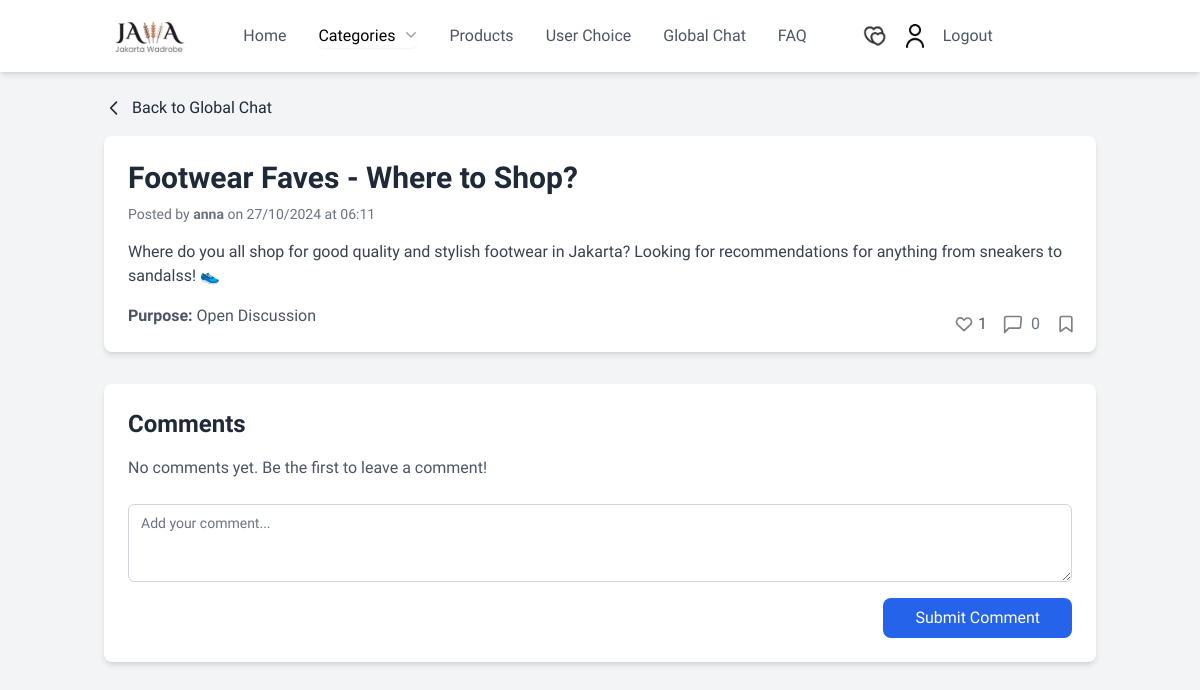
/globalChat/forum/13/ (signed in), run on an earlier commit of the app's database.
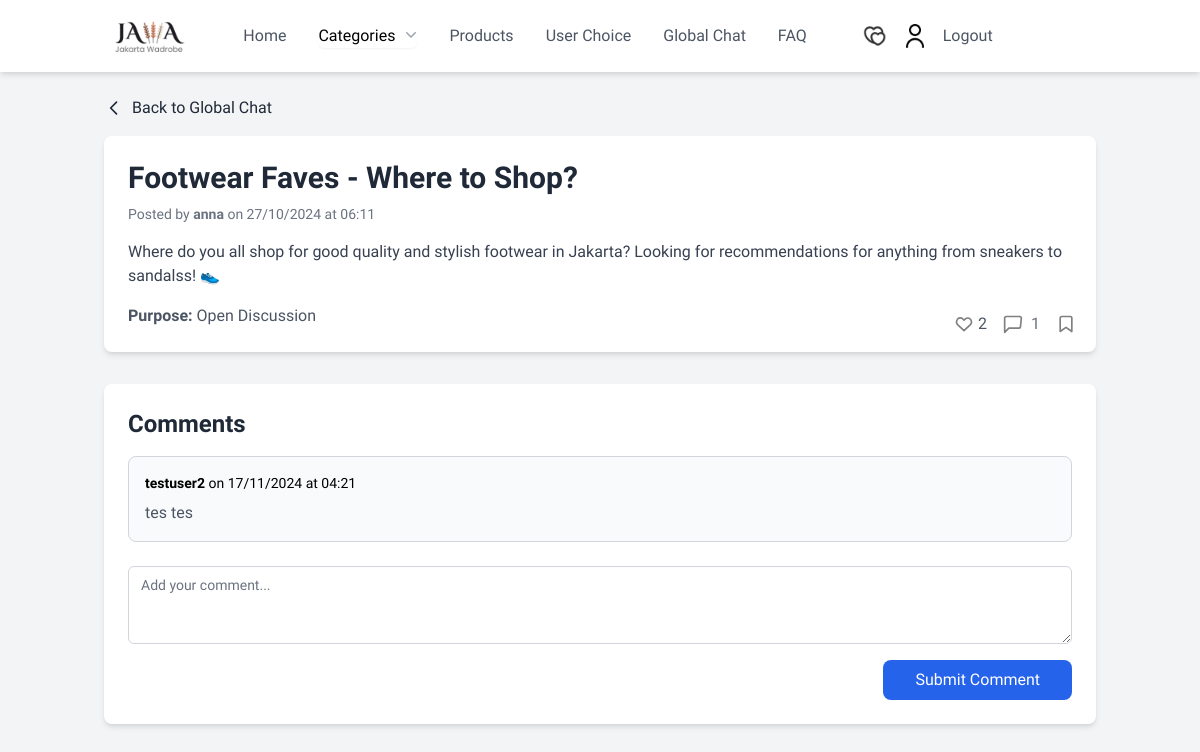
And on a later commit of the database.
### globalChat/models.py (models this page shows, shortened)
class Forum(models.Model):
    TITLE_MAX_LENGTH = 75
    PURPOSE_CHOICES = [
        ('Asking', 'Asking'),
        ('Sharing', 'Sharing'),
        ('Open Discussion', 'Open Discussion'),
        ('Other', 'Other'),
    ]
    title = models.CharField(max_length=TITLE_MAX_LENGTH)
    description = models.TextField()
    purpose = models.CharField(max_length=20, choices=PURPOSE_CHOICES)
    user = models.ForeignKey(User, on_delete=models.CASCADE)  # Connects to the Django User
    posted_time = models.DateTimeField(default=timezone.now)
    likes = models.ManyToManyField(User, related_name='forum_likes', blank=True)
    bookmarks = models.ManyToManyField(User, related_name="bookmarked_forums", blank=True)

class Comment(models.Model):
    forum = models.ForeignKey(Forum, related_name='comments', on_delete=models.CASCADE)
    user = models.ForeignKey(User, on_delete=models.CASCADE, related_name='globalchat_comments')
    text = models.TextField()
    posted_time = models.DateTimeField(default=timezone.now)

### globalChat/views.py (the view)
# urls.py: path('forum/<int:forum_id>/', views.detail_chat, name='detail_chat'),  # Routing untuk detail chat
@login_required(login_url="main:login")
def detail_chat(request, forum_id):
    forum = get_object_or_404(Forum, id=forum_id)
    comments = Comment.objects.filter(forum=forum).order_by('-posted_time')
    if request.method == 'POST':
        form = CommentForm(request.POST)
        if form.is_valid():
            comment = form.save(commit=False)
            comment.forum = forum
            comment.user = request.user  # Menyimpan user yang berkomentar
            comment.save()
            return redirect('globalChat:detail_chat', forum_id=forum.id)
    else:
        form = CommentForm()
    context = {
        'forum': forum,
        'comments': comments,
        'form': form,
    }
    return render(request, 'detail_chat.html', context)

### globalChat/forms.py
class CommentForm(forms.ModelForm):
    class Meta:
        model = Comment
        fields = ['text']
        widgets = {
            'text': forms.Textarea(attrs={
                'class': 'appearance-none rounded-none relative block w-full px-3 py-2 border border-gray-300 placeholder-gray-500 text-gray-900 rounded-md focus:outline-none focus:ring-blue-500 focus:border-blue-500 sm:text-sm',
                'placeholder': 'Add your comment...',
                'rows': 3,  # mengatur tinggi menjadi lebih kecil
                'cols': 50,  # opsional, untuk mengatur lebar
            }),
        }

### globalChat/templates/detail_chat.html (shortened to what the changed rows need)
<!DOCTYPE html>
<html lang="en">
<head>
    <link href="https://cdn.jsdelivr.net/npm/tailwindcss@2.2.19/dist/tailwind.min.css" rel="stylesheet">
</head>
<body class="bg-gray-100" style="font-family: 'Urbanist', sans-serif;">
    <div class="container mx-auto mt-24 px-4">
        <div class="relative bg-white shadow-md rounded-lg p-6">
            <div class="flex justify-between items-start">
                <div>
                    <h1 class="text-3xl font-bold text-gray-800">{{ forum.title }}</h1>
                    <p class="mt-2 text-sm text-gray-500">Posted by <strong>{{ forum.user }}</strong> on {{ forum.posted_time|date:"d/m/Y"}} at {{ forum.posted_time|time:"H:i" }}</p>
                    <p class="mt-4 text-gray-700">{{ forum.description }}</p>
                    <p class="mt-4 text-gray-600"><strong>Purpose:</strong> {{ forum.purpose }}</p>
                </div>
            </div>
            <div class="absolute bottom-4 right-4 flex space-x-4 text-gray-600">
            <a href="javascript:void(0);"
            onclick="toggleLike({{ forum.id }})"
            id="like-button"
            class="flex items-center {% if request.user in forum.likes.all %}text-red-600{% else %}text-gray-600{% endif %} hover:text-red-600">
             <svg xmlns="http://www.w3.org/2000/svg" class="h-5 w-5 mr-1"
                 fill="{% if request.user in forum.likes.all %}red{% else %}none{% endif %}"
                 viewBox="0 0 24 24"
                 stroke="{% if request.user in forum.likes.all %}red{% else %}gray{% endif %}">
                 <path stroke-linecap="round" stroke-linejoin="round" stroke-width="2"
                     d="M4.318 6.318a4.5 4.5 0 000 6.364L12 20l7.682-7.318a4.5 4.5 0 10-6.364-6.364L12 7.293l-1.318-1.318a4.5 4.5 0 00-6.364 0z" />
             </svg>
             <span id="like-count">{{ forum.likes.count }}</span>
         </a>
            <a href="#" class="flex items-center text-gray-500 hover:text-gray-500">
                <svg xmlns="http://www.w3.org/2000/svg" class="h-5 w-5 mr-1" viewBox="0 0 24 24" fill="none" stroke="#808080" stroke-width="2" stroke-linecap="round" stroke-linejoin="round">
                    <path d="M21 15a2 2 0 01-2 2H7l-5 5V5a2 2 0 012-2h16a2 2 0 012 2z"></path>
                </svg>
                <span class="ml-1">{{ comments.count }}</span>
            </a>
            </div>
        </div>
        <div class="mt-8 bg-white shadow-md rounded-lg p-6">
            <h2 class="text-2xl font-semibold text-gray-800">Comments</h2>
            <div class="mt-4 space-y-4">
                {% if comments %}
                    {% for comment in comments %}
                    <div class="bg-gray-50 p-4 rounded-lg border border-gray-300 relative">
                        <p class="text-sm text-black">
                            <strong>{{ comment.user }}</strong> on {{ comment.posted_time|date:"d/m/Y" }} at {{ comment.posted_time|time:"H:i" }}
                        </p>
                        <p class="text-gray-600 mt-2" style="word-break: break-word; white-space: normal;">{{ comment.text }}</p>
                    </div>
                    {% endfor %}
                {% else %}
                    <p class="text-gray-600">No comments yet. Be the first to leave a comment!</p>
                {% endif %}
            </div>
        </div>
</body>
</html>

What changed in the data, as far as the page shows it:
computed for Forum "Footwear Faves - Where to Shop?": likes.count "1" → "2"
added Comment: user "testuser2", posted_time "17/11/2024", posted_time "04:21", text "tes tes"
Also different on the page:
{{ comments.count }}: "0" → "1"
text no longer shown: "No comments yet. Be the first to leave a comment!"
